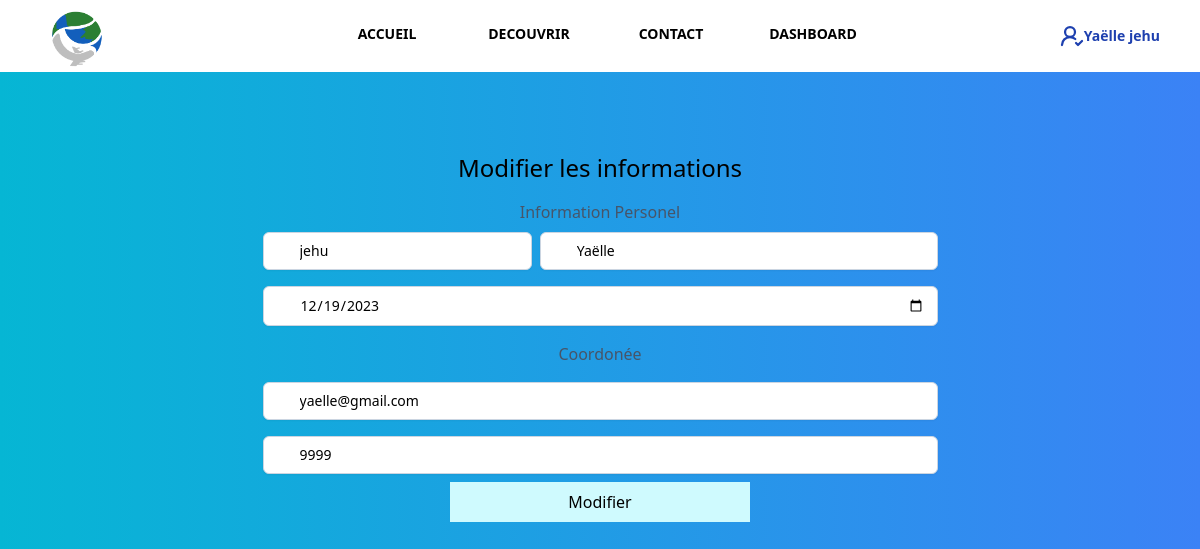
Page /index.php?modifyUser=37 (signed in) on the committed database.
### tables this page shows
CREATE TABLE `adherent` (
  `Nom` varchar(20) NOT NULL,
  `prenom` varchar(20) NOT NULL,
  `civilité` varchar(10) NOT NULL,
  `naissance` date NOT NULL,
  `email` varchar(50) NOT NULL,
  `telephone` varchar(10) NOT NULL,
  `password` varchar(80) NOT NULL,
  `id` int(11) NOT NULL
);

### controllers/ModifyUser.php (called while the page is built, shortened)
<?php
function ModifyUser()
{
    require('./model/Adherent.php');
    require('./vue/Header.php');
    require('./vue/admin-vue/ModifyUser.php');
    require('./vue/Footer.php');
}

### model/Adherent.php (called while the page is built, shortened)
<?php
class Adherent extends Model
{
    public function __construct()
    {
        $this->table = __CLASS__;
    }
    public function requete(string $sql)
    {
        $this->db = Database::getInstance();
        return $this->db->query($sql);
    }
    function findbyId($id)
    {
        $this->id = $id;
        $query = $this->requete('SELECT * FROM ' . $this->table . ' WHERE id = \'' . $this->id . '\'');
        return $query->fetchAll(PDO::FETCH_ASSOC);
    }
}

### model/Database.php (called while the page is built, shortened)
<?php
class Database extends PDO
{
    private static $instance;
    public function __construct()
    {
        $_dsn = 'mysql:dbname=' . self::DBNAME . ';host=' . self::DBHOST;
    }
    public static function getInstance(): self
    {
        if (self::$instance === null) {
            self::$instance = new self();
        }
        return self::$instance;
    }
}

### vue/admin-vue/ModifyUser.php (the view, shortened to what this page needs)
<?php
if (isset($_GET['modifyUser'])) {
    $Adherent = new Adherent();
    $result = $Adherent->findbyId($_GET['modifyUser']);
?>
    <div class="bg-gradient-to-r to-blue-500 bg-cyan-500 from-cyan-500 absolute z-100 w-full h-full" id="updateForm">
        <form action="" method="post">
            <h1 class="w-full text-center text-2xl mt-20">Modifier les informations</h1>
            <div class="w-3/4 m-auto flex flex-col ">
                <h3 class="w-full mt-4 text-slate-600 text-center"> Information Personel</h3>
                <div class="w-3/4 m-auto flex  place-content-start ">
                    <input class="placeholder:italic placeholder:text-slate-400 w-1/2 mr-2 mt-2 mb-2 bg-white border border-slate-300 rounded-md py-2 pl-9 pr-3 shadow-sm focus:outline-none focus:border-sky-500 focus:ring-sky-500 focus:ring-1 sm:text-sm" value="<?= $result[0]['Nom'] ?>" placeholder="nom" type="text" name="nom" />
                    <input class="placeholder:italic placeholder:text-slate-400 w-1/2 mt-2 mb-2 block bg-white w-3/4 border border-slate-300 rounded-md py-2 pl-9 pr-3 shadow-sm focus:outline-none focus:border-sky-500 focus:ring-sky-500 focus:ring-1 sm:text-sm" value="<?= $result[0]['prenom'] ?>" placeholder="prenom" type="text" name="prenom" />
                </div>
                <input class="placeholder:italic placeholder:text-slate-400 mt-2  block bg-white w-3/4 m-auto border border-slate-300 rounded-md py-2 pl-9 pr-3 shadow-sm focus:outline-none focus:border-sky-500 focus:ring-sky-500 focus:ring-1 sm:text-sm" placeholder="date de naissance" value="<?= $result[0]['naissance'] ?>" type="date" name="naissance" />
                <h3 class="w-full mt-4 text-slate-600 text-center">Coordonée</h3>
                <input class="placeholder:italic placeholder:text-slate-400 mt-4 block bg-white w-3/4 m-auto border border-slate-300 rounded-md py-2 pl-9 pr-3 shadow-sm focus:outline-none focus:border-sky-500 focus:ring-sky-500 focus:ring-1 sm:text-sm" placeholder="email" type="mail" value="<?= $result[0]['email'] ?>" name="email" />
                <input class="placeholder:italic placeholder:text-slate-400 mt-4 block bg-white w-3/4 m-auto border border-slate-300 rounded-md py-2 pl-9 pr-3 shadow-sm focus:outline-none focus:border-sky-500 focus:ring-sky-500 focus:ring-1 sm:text-sm" placeholder="téléphone" type="text" value="<?= $result[0]['telephone'] ?>" name="telephone" />
                <button type="submit" class="p-2 bg-cyan-100 w-1/3 m-auto mt-2">Modifier</button>
            </div>
        </form>
    </div>
<?php } ?>

### rows in the picture
adherent: nom "jehu", prenom "Yaëlle", naissance "12/19/2023", email "yaelle@gmail.com", telephone "9999"

### other values in the picture
$_SESSION['prenom'] "Yaëlle"
$_SESSION['nom'] "jehu"
